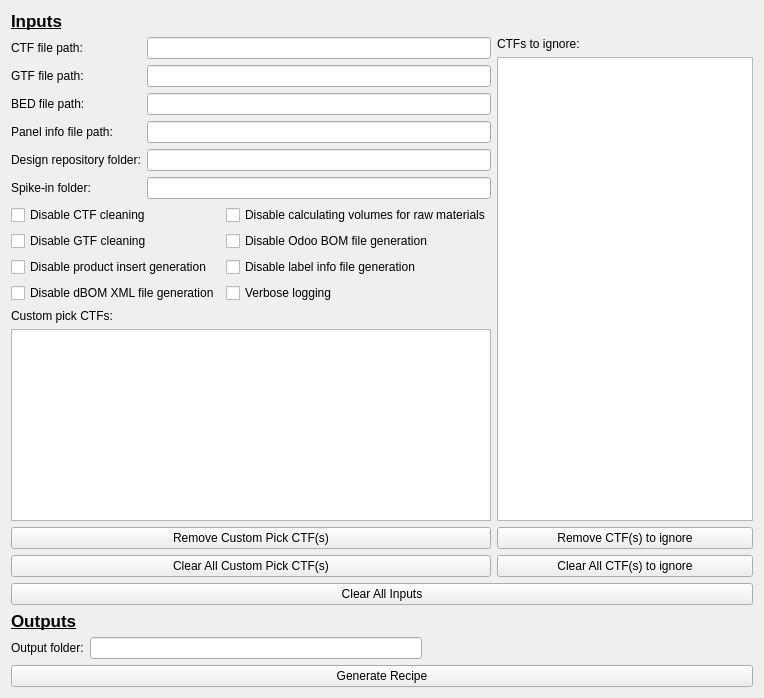
      <widget class="QWidget" name="tab_recipe_gen">
       <attribute name="title">
        <string>Recipe Generation</string>
       </attribute>
       <layout class="QGridLayout" name="grid_layout_tab_recipe_gen">
        <item row="0" column="0">
         <layout class="QVBoxLayout" name="vertical_layout_recipe_gen">
          <item>
           <layout class="QVBoxLayout" name="vertical_layout_recipe_gen_inputs">
            <item>
             <widget class="QLabel" name="label_recipe_gen_inputs">
              <property name="font">
               <font>
                <pointsize>13</pointsize>
                <bold>true</bold>
                <underline>true</underline>
               </font>
              </property>
              <property name="text">
               <string>Inputs</string>
              </property>
             </widget>
            </item>
            <item>
             <layout class="QHBoxLayout" name="horizontal_layout_recipe_gen_ins">
              <item>
               <layout class="QVBoxLayout" name="vertical_layout_recipe_gen_ins">
                <item>
                 <layout class="QGridLayout" name="grid_layout_recipe_gen_input_paths">
                  <item row="3" column="1">
                   <widget class="QLineEdit" name="line_edit_panel_info_file_path"/>
                  </item>
                  <item row="2" column="0">
                   <widget class="QLabel" name="label_BED_file_path">
                    <property name="text">
                     <string>BED file path:</string>
                    </property>
                   </widget>
                  </item>
                  <item row="2" column="1">
                   <widget class="QLineEdit" name="line_edit_BED_file_path"/>
                  </item>
                  <item row="0" column="0">
                   <widget class="QLabel" name="label_CTF_file_path">
                    <property name="text">
                     <string>CTF file path:</string>
                    </property>
                   </widget>
                  </item>
                  <item row="5" column="1">
                   <widget class="QLineEdit" name="line_edit_spikein_folder"/>
                  </item>
                  <item row="1" column="0">
                   <widget class="QLabel" name="label_GTF_file_path">
                    <property name="text">
                     <string>GTF file path:</string>
                    </property>
                   </widget>
                  </item>
                  <item row="1" column="1">
                   <widget class="QLineEdit" name="line_edit_GTF_file_path"/>
                  </item>
                  <item row="3" column="0">
                   <widget class="QLabel" name="label_panel_info_file_path">
                    <property name="text">
                     <string>Panel info file path:</string>
                    </property>
                   </widget>
                  </item>
                  <item row="0" column="1">
                   <widget class="QLineEdit" name="line_edit_CTF_file_path"/>
                  </item>
                  <item row="5" column="0">
                   <widget class="QLabel" name="label_spikein_folder">
                    <property name="text">
                     <string>Spike-in folder:</string>
                    </property>
                   </widget>
                  </item>
                  <item row="4" column="0">
                   <widget class="QLabel" name="label_design_repo_folder">
                    <property name="text">
                     <string>Design repository folder:</string>
                    </property>
                   </widget>
                  </item>
                  <item row="4" column="1">
                   <widget class="QLineEdit" name="line_edit_design_repo_folder"/>
                  </item>
                 </layout>
                </item>
                <item>
                 <layout class="QGridLayout" name="grid_layout_recipe_gen_toggleables">
                  <item row="1" column="1">
                   <widget class="QCheckBox" name="check_box_disable_oddo_bom_file_gen">
                    <property name="text">
                     <string>Disable Odoo BOM file generation</string>
                    </property>
                   </widget>
                  </item>
                  <item row="0" column="1">
                   <widget class="QCheckBox" name="check_box_disable_calc_vols_for_raw_mats">
                    <property name="text">
                     <string>Disable calculating volumes for raw materials</string>
                    </property>
                   </widget>
                  </item>
                  <item row="3" column="0">
                   <widget class="QCheckBox" name="check_box_disable_dbom_xml_file_gen">
                    <property name="text">
                     <string>Disable dBOM XML file generation</string>
                    </property>
                   </widget>
                  </item>
                  <item row="0" column="0">
                   <widget class="QCheckBox" name="check_box_disable_CTF_cleaning">
                    <property name="text">
                     <string>Disable CTF cleaning</string>
                    </property>
                   </widget>
                  </item>
                  <item row="2" column="0">
                   <widget class="QCheckBox" name="check_box_disable_prod_insert_gen">
                    <property name="text">
                     <string>Disable product insert generation</string>
                    </property>
                   </widget>
                  </item>
                  <item row="1" column="0">
                   <widget class="QCheckBox" name="check_box_disable_GTF_cleaning">
                    <property name="text">
                     <string>Disable GTF cleaning</string>
                    </property>
                   </widget>
                  </item>
                  <item row="2" column="1">
                   <widget class="QCheckBox" name="check_box_disable_label_info_file_gen">
                    <property name="text">
                     <string>Disable label info file generation</string>
                    </property>
                   </widget>
                  </item>
                  <item row="3" column="1">
                   <widget class="QCheckBox" name="check_box_verbose_logging">
                    <property name="text">
                     <string>Verbose logging</string>
                    </property>
                   </widget>
                  </item>
                 </layout>
                </item>
                <item>
                 <widget class="QLabel" name="label_custom_pick_CTFS">
                  <property name="text">
                   <string>Custom pick CTFs:</string>
                  </property>
                 </widget>
                </item>
                <item>
                 <widget class="QListView" name="list_view_custom_pick_CTFS"/>
                </item>
                <item>
                 <widget class="QPushButton" name="btn_remove_custom_pick_CTF">
                  <property name="text">
                   <string>Remove Custom Pick CTF(s)</string>
                  </property>
                 </widget>
                </item>
                <item>
                 <widget class="QPushButton" name="btn_clr_all_custom_pick_CTFS">
                  <property name="text">
                   <string>Clear All Custom Pick CTF(s)</string>
                  </property>
                 </widget>
                </item>
               </layout>
              </item>
              <item>
               <layout class="QVBoxLayout" name="vertical_layout_CTFS_to_ignore">
                <item>
                 <widget class="QLabel" name="label_CTFS_to_ignore">
                  <property name="text">
                   <string>CTFs to ignore:</string>
                  </property>
                 </widget>
                </item>
                <item>
                 <widget class="QListView" name="list_view_CTFS_to_ignore"/>
                </item>
                <item>
                 <widget class="QPushButton" name="btn_remove_CTF_to_ignore">
                  <property name="text">
                   <string>Remove CTF(s) to ignore</string>
                  </property>
                 </widget>
                </item>
                <item>
                 <widget class="QPushButton" name="btn_clr_all_CTFS_to_ignore">
                  <property name="text">
                   <string>Clear All CTF(s) to ignore</string>
                  </property>
                 </widget>
                </item>
               </layout>
              </item>
             </layout>
            </item>
           </layout>
          </item>
          <item>
           <widget class="QPushButton" name="btn_clr_all_ins_recipe_gen">
            <property name="text">
             <string>Clear All Inputs</string>
            </property>
           </widget>
          </item>
          <item>
           <layout class="QVBoxLayout" name="vertical_layout_recipe_gen_outputs">
            <item>
             <widget class="QLabel" name="label_recipe_gen_outputs">
              <property name="font">
               <font>
                <pointsize>13</pointsize>
                <bold>true</bold>
                <underline>true</underline>
               </font>
              </property>
              <property name="text">
               <string>Outputs</string>
              </property>
             </widget>
            </item>
            <item>
             <layout class="QHBoxLayout" name="horizontal_layout_recipe_gen_outputs">
              <item>
               <widget class="QLabel" name="label_recipe_gen_output_folder">
                <property name="text">
                 <string>Output folder:</string>
                </property>
               </widget>
              </item>
              <item>
               <widget class="QLineEdit" name="line_edit_recipe_gen_output_folder"/>
              </item>
              <item>
               <spacer name="horizontal_spacer_recipe_gen_outputs">
                <property name="orientation">
                 <enum>Qt::Horizontal</enum>
                </property>
                <property name="sizeHint" stdset="0">
                 <size>
                  <width>40</width>
                  <height>20</height>
                 </size>
                </property>
               </spacer>
              </item>
             </layout>
            </item>
           </layout>
          </item>
          <item>
           <widget class="QPushButton" name="btn_gen_recipe">
            <property name="text">
             <string>Generate Recipe</string>
            </property>
           </widget>
          </item>
         </layout>
        </item>
       </layout>
      </widget>
